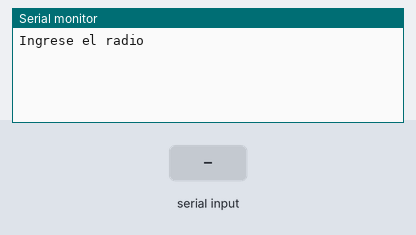
This sketch was run on a simulated Arduino Uno, built with avr-gcc and run on an emulated ATmega328P. Shown: the last lines printed to the serial monitor. The inputs (shaded band) are chosen by the test bench.

Above: at 1.2 s.
1.3 s: "90,45\n" received over Serial
At 1.9 s:
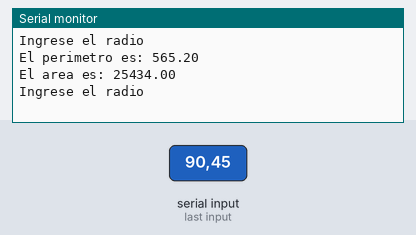
2.8 s: "30,150\n" received over Serial
At 4.3 s:
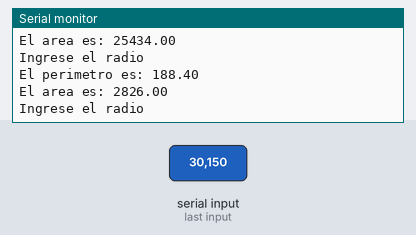

Measured:
- after the input at 1.3 s, the serial monitor: prints a new line at once (image 1)
- after the input at 2.8 s, the serial monitor: prints a new line at once (image 2)

The sketch:

Ejemplo_circulos.ino
```cpp
float radio, area, perimetro;

void setup() {
  //Se inicializa la comunicación serial
  Serial.begin(9600);
}

void loop() {
  Serial.println("Ingrese el radio");
  //Este while true es para que sólo pregunte una vez y se quede esperando el input
  while (true) {
    if (Serial.available()) {
      //Se lee la entrada como un string, eso facilita las cosas
      String input = Serial.readStringUntil('\n');
      //Se transforma el string a float
      radio = input.toFloat();
      //Se hacen los cálculos
      perimetro = 2 * 3.14 * radio;
      area = 3.14 * pow(radio, 2);
      //Se imprime el resultado
      Serial.print("El perimetro es: ");
      Serial.println(perimetro);
      Serial.print("El area es: ");
      Serial.println(area);
      //El break es para salir del while y volver a preguntar el radio
      break;
    }
  }
}
```
